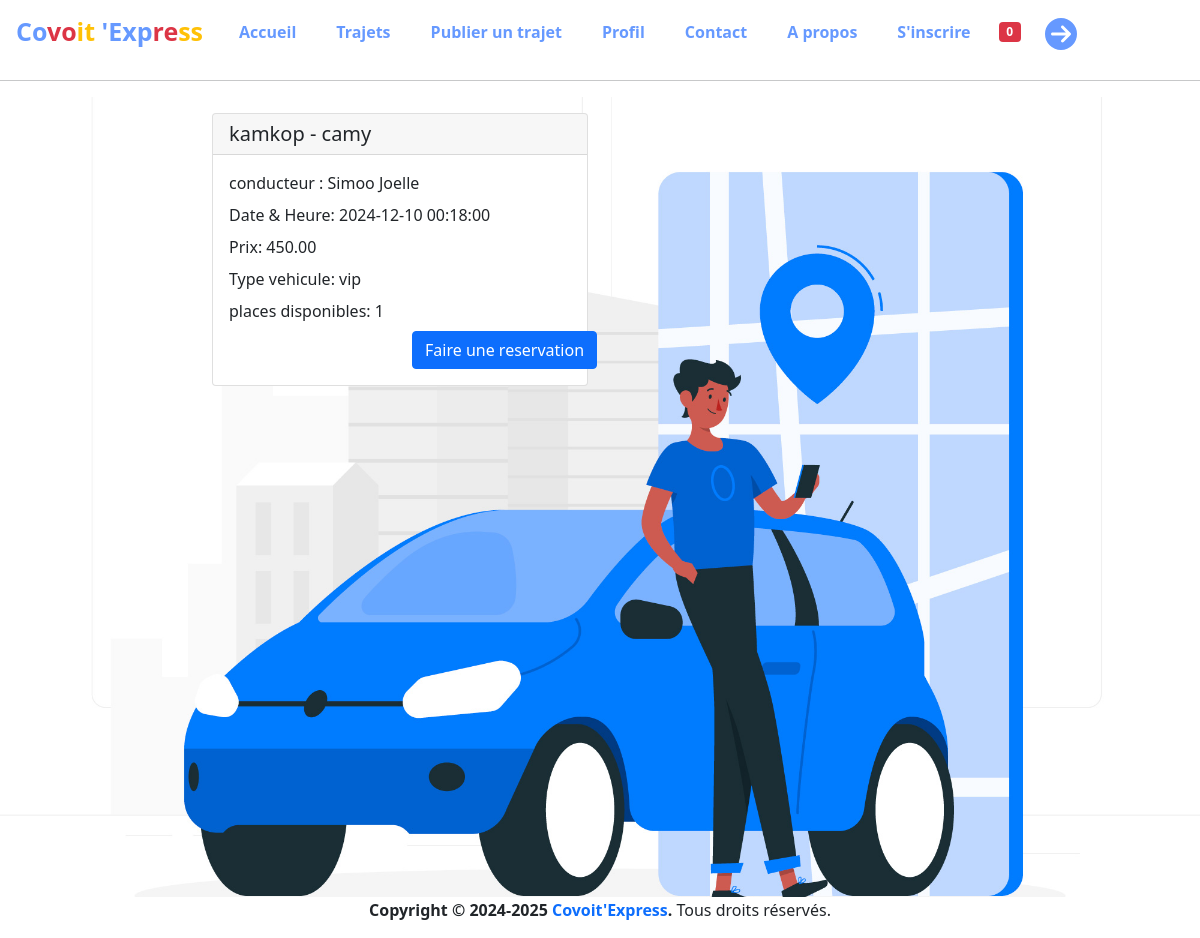
Screenshot of /Vue/reservation.php?id=3 (signed in) with the database file from the repository.
### tables this page shows
CREATE TABLE IF NOT EXISTS `conducteur` (
  `idconducteur` int NOT NULL,
  `numero_permis` varchar(100) NOT NULL,
  `assurance` varchar(255) DEFAULT NULL,
  `idutilisateur` int DEFAULT NULL,
  `vehicule_type` varchar(255) DEFAULT NULL,
  `plaque_immatriculation` varchar(255) DEFAULT NULL,
  `disponiblite` tinyint(1) DEFAULT '1',
  `date_inscriptionC` date DEFAULT NULL,
  PRIMARY KEY (`idconducteur`),
  KEY `idutilisateur` (`idutilisateur`)
);

CREATE TABLE IF NOT EXISTS `trajets` (
  `idtrajet` int NOT NULL AUTO_INCREMENT,
  `Depart` text,
  `arrivee` text,
  `date_heure` datetime DEFAULT NULL,
  `prix` decimal(10,2) DEFAULT NULL,
  `nombres_places_disponibles` int NOT NULL,
  `idutilisateur` int DEFAULT NULL,
  `type_vehicule` varchar(255) DEFAULT NULL,
  `created_at` timestamp NULL DEFAULT CURRENT_TIMESTAMP,
  PRIMARY KEY (`idtrajet`),
  KEY `idutilisateur` (`idutilisateur`)
);

CREATE TABLE IF NOT EXISTS `utilisateur` (
  `idutilisateur` int NOT NULL AUTO_INCREMENT,
  `nom` text,
  `prenom` text,
  `mot_de_passe` text,
  `email` text,
  `date_inscriptionU` date DEFAULT NULL,
  `tel` text,
  `ToBeDriver` int DEFAULT NULL,
  PRIMARY KEY (`idutilisateur`)
);

### Modele/reserver_trajet.php (called while the page is built, shortened)
<?php
require 'database.php';
if(isset($_GET['id'])){
 $id = $_GET['id'];
$sql="SELECT utilisateur.idutilisateur as idutil,trajets.Depart,trajets.arrivee,trajets.date_heure,trajets.prix,
trajets.nombres_places_disponibles,conducteur.vehicule_type,trajets.idtrajet ,utilisateur.nom,utilisateur.prenom
 FROM conducteur,utilisateur,trajets  WHERE conducteur.idutilisateur=utilisateur.idutilisateur AND utilisateur.idutilisateur=trajets.idutilisateur
AND idtrajet = ? ";
$trajetPropose=$pdo->prepare($sql);
$trajetPropose->execute([$id]);
$trajet=$trajetPropose->fetch(PDO::FETCH_ASSOC);
    }else{
      header('Location : ../Vue/trajetsProposer.php');
      exit();
    }
?>

### Vue/reservation.php (the view, shortened to what this page needs)
<?php
require '../Modele/reserver_trajet.php';
?>
<!DOCTYPE html>
<html lang="en">
<?php
  include '../includes/head.php';
  ?>
<body>
<?php
include '../includes/navbar.php';
?>
<div class="container-fluid footo">
<div class="row">
          <div class="col-sm-2">
       </div>
        <div class="col-sm-4 mt-3 mb-3">
     <div class="card">
     <h5 class="card-header ">
         <?= $trajet['Depart']." - ".$trajet['arrivee'];?>
     </h5>
<div class="card-body">
 <p class="card-title">conducteur : <?= $trajet['nom']. " ".$trajet['prenom']; ?> </p>
 <p class="card-title"> Date & Heure: <?= $trajet['date_heure']; ?> </p>
 <p class="card-title">Prix: <?= $trajet['prix']; ?> </p>
 <p class="card-title"> Type vehicule: <?= $trajet['vehicule_type']; ?> </p>
 <p class="card-title">  places disponibles: <?= $trajet['nombres_places_disponibles']; ?> </p>
  <div class="row">
    <div class="col-sm-6">
   </div>
  <div class="col-sm-6">
 <button type="button" class="btn btn-primary text-white" data-toggle="modal" data-target="#exampleModal" data-whatever="@mdo">Faire une reservation</button>
 </div>
   </div>
</div>
</div>
</div>
<div class="col-sm-6">
</div>
</div>
</div>
<div class="col-lg-12">
            </div>
<?php
include '../includes/foot.php';
?>
</body>
</html>

### assets/style.css (style rules this page uses)
.footo { background: url("../Vue/image/img5.jpg") ; height: 100vh; background-size: cover; background-position: center; margin:0; background-repeat:no-repeat; }

### rows the page displays
conducteur: trajets.Depart "kamkop", trajets.arrivee "camy", idutilisateur.nom "Simoo", idutilisateur.prenom "Joelle", trajets.date_heure "2024-12-10 00:18:00", trajets.prix "450.00", vehicule_type "vip", trajets.nombres_places_disponibles "1"
